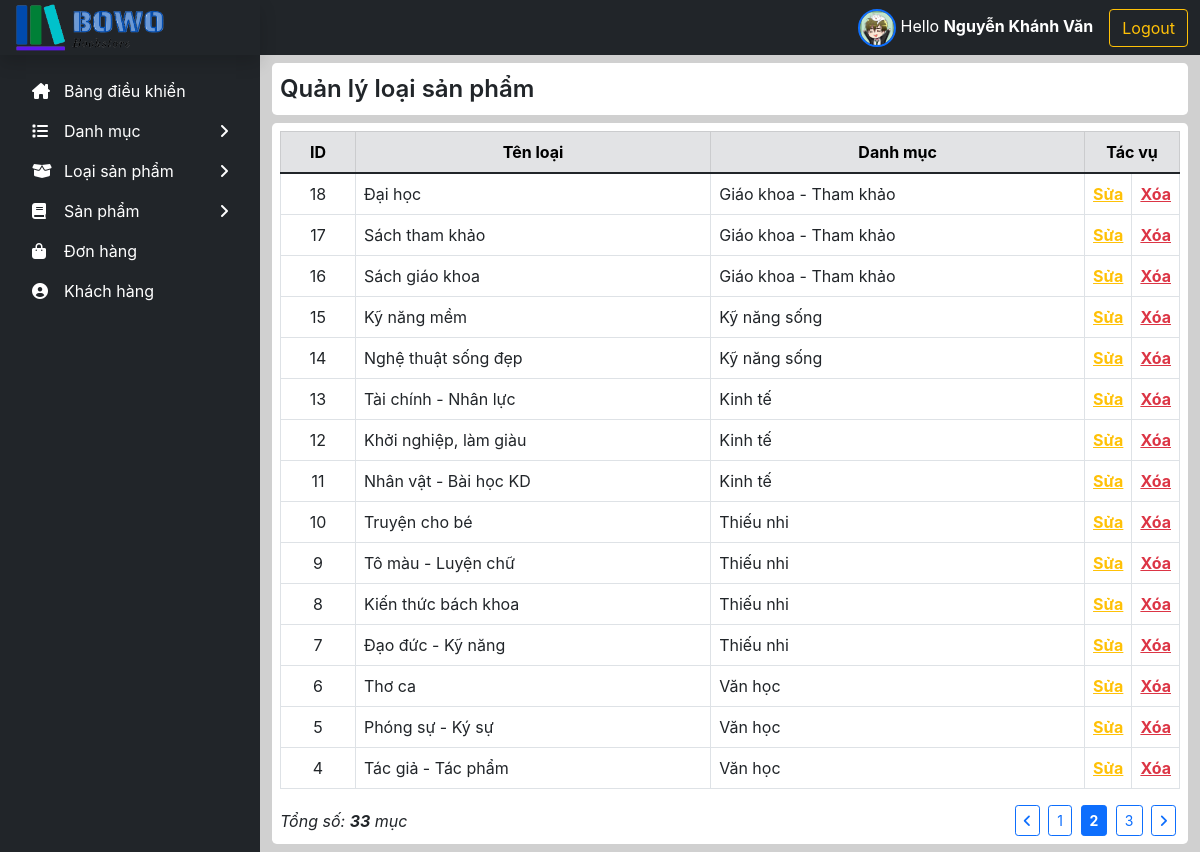
Page /admin/index.php?adpage=loaisp/hienthi&page=2 (signed in) on the committed database.
### tables this page shows
CREATE TABLE `loaisach` (
  `maLoai` int(11) NOT NULL,
  `tenLoai` varchar(30) NOT NULL,
  `maDM` int(11) DEFAULT NULL
);

CREATE TABLE `danhmuc` (
  `maDM` int(11) NOT NULL,
  `tenDM` varchar(30) NOT NULL
);

### admin/connect/helpers.php (called while the page is built, shortened)
<?php
function getData($sql)
{
    include('connect.php');
    $data = array();
    if ($query = mysqli_query($dbc, $sql)) {
        while ($row = mysqli_fetch_assoc($query)) {
            array_push($data, $row);
        }
    }
    return $data;
}
?>

### admin/views/loaisp/hienthi.php (the view, shortened to what this page needs)
<div class="main py-2">
    <div class="bg-white p-2 rounded-3 fs-4 fw-600">
        Quản lý loại sản phẩm
    </div>
    <div class="bg-white mt-2 p-2 rounded-3">
        <table class="table table-bordered">
            <thead>
                <tr class="table-secondary text-center">
                    <th scope="col" class="col-1">ID</th>
                    <th scope="col">Tên loại</th>
                    <th scope="col">Danh mục</th>
                    <th scope="col" colspan="2" class="col-1">Tác vụ</th>
                </tr>
            </thead>
            <tbody>
                <?php
                $item_per_page = 15;
                $current_page = !empty($_GET['page']) ? $_GET['page'] : 1;
                $offset = ($current_page - 1)*$item_per_page;
                $totalRecords = mysqli_query($dbc, "SELECT * FROM loaisach ");
                $totalRecords = mysqli_num_rows($totalRecords);
                $totalPages = ceil($totalRecords / $item_per_page);
                $query = '  SELECT * FROM loaisach JOIN danhmuc ON loaisach.maDM=danhmuc.maDM
                            ORDER BY maLoai DESC LIMIT '.$item_per_page.' OFFSET '.$offset.' ';
                $result = getData($query);
                foreach ($result as $value) {
                ?>
                <tr>
                    <td class="text-center"><?=$value['maLoai']?></td>
                    <td><?=$value['tenLoai']?></td>
                    <td><?=$value['tenDM']?></td>
                    <td><a href="index.php?adpage=loaisp/sua&id=<?=$value['maLoai']?>" class="text-warning fw-bold text-decoration-underline">Sửa</a></td>
                    <td><a href="index.php?adpage=loaisp/xuly&xoa=xoa&id=<?=$value['maLoai']?>" class="text-danger fw-bold text-decoration-underline">Xóa</i></a></td>
                </tr>
                <?php } ?>
            </tbody>
        </table>
        <div class="d-flex justify-content-between align-items-center mt-3">
            <i>Tổng số: <b><?=$totalRecords?></b> mục</i>
            <div>
                <?php
                if($current_page > 1) {
                    $prev_page = $current_page-1;
                ?>
                <a href="?adpage=loaisp/hienthi&page=<?=$prev_page?>" class="me-1 btn btn-sm btn-outline-primary">
                    <i class="fa-solid fa-angle-left"></i>
                </a>
                <?php } ?>
                <?php
                for($num = 1; $num <= $totalPages; $num++) {
                    if($num != $current_page) {
                        if($num > $current_page-3 && $num < $current_page+3) {
                ?>
                <a href="?adpage=loaisp/hienthi&page=<?=$num?>" class="me-1 btn btn-sm btn-outline-primary"><?=$num?></a>
                <?php
                        }
                    } else {
                ?>
                <strong class="me-1 btn btn-sm btn-primary fw-bolder"><?=$num?></strong>
                <?php } } ?>
                <?php
                if($current_page < $totalPages) {
                    $next_page = $current_page+1;
                ?>
                <a href="?adpage=loaisp/hienthi&page=<?=$next_page?>" class="me-1 btn btn-sm btn-outline-primary">
                    <i class="fa-solid fa-angle-right"></i>
                </a>
                <?php } ?>
            </div>
        </div>
    </div>
</div>

### css/style-admin.css (style rules this page uses)
* { margin: 0px; padding: 0px; font-family: -apple-system, BlinkMacSystemFont, 'Segoe UI', Roboto, Oxygen, Ubuntu, Cantarell, 'Open Sans', 'Helvetica Neue', sans-serif; box-sizing: border-box; }
:root { --height-header: 55px; --width-menu: 260px }
a { text-decoration: none; color: unset; }
.fw-600 { font-weight: 600; }
th, td { vertical-align: middle; }

### rows in the picture
loaisach: maLoai "18", tenLoai "Đại học", maDM.tenDM "Giáo khoa - Tham khảo"
loaisach: maLoai "17", tenLoai "Sách tham khảo", maDM.tenDM "Giáo khoa - Tham khảo"
loaisach: maLoai "16", tenLoai "Sách giáo khoa", maDM.tenDM "Giáo khoa - Tham khảo"
loaisach: maLoai "15", tenLoai "Kỹ năng mềm", maDM.tenDM "Kỹ năng sống"
loaisach: maLoai "14", tenLoai "Nghệ thuật sống đẹp", maDM.tenDM "Kỹ năng sống"
loaisach: maLoai "13", tenLoai "Tài chính - Nhân lực", maDM.tenDM "Kinh tế"
loaisach: maLoai "12", tenLoai "Khởi nghiệp, làm giàu", maDM.tenDM "Kinh tế"
loaisach: maLoai "11", tenLoai "Nhân vật - Bài học KD", maDM.tenDM "Kinh tế"
loaisach: maLoai "10", tenLoai "Truyện cho bé", maDM.tenDM "Thiếu nhi"
loaisach: maLoai "9", tenLoai "Tô màu - Luyện chữ", maDM.tenDM "Thiếu nhi"
loaisach: maLoai "8", tenLoai "Kiến thức bách khoa", maDM.tenDM "Thiếu nhi"
loaisach: maLoai "7", tenLoai "Đạo đức - Kỹ năng", maDM.tenDM "Thiếu nhi"
loaisach: maLoai "6", tenLoai "Thơ ca", maDM.tenDM "Văn học"
loaisach: maLoai "5", tenLoai "Phóng sự - Ký sự", maDM.tenDM "Văn học"
loaisach: maLoai "4", tenLoai "Tác giả - Tác phẩm", maDM.tenDM "Văn học"

### other values in the picture
$_SESSION['adName'] "Nguyễn Khánh Văn"
$totalRecords "33"
